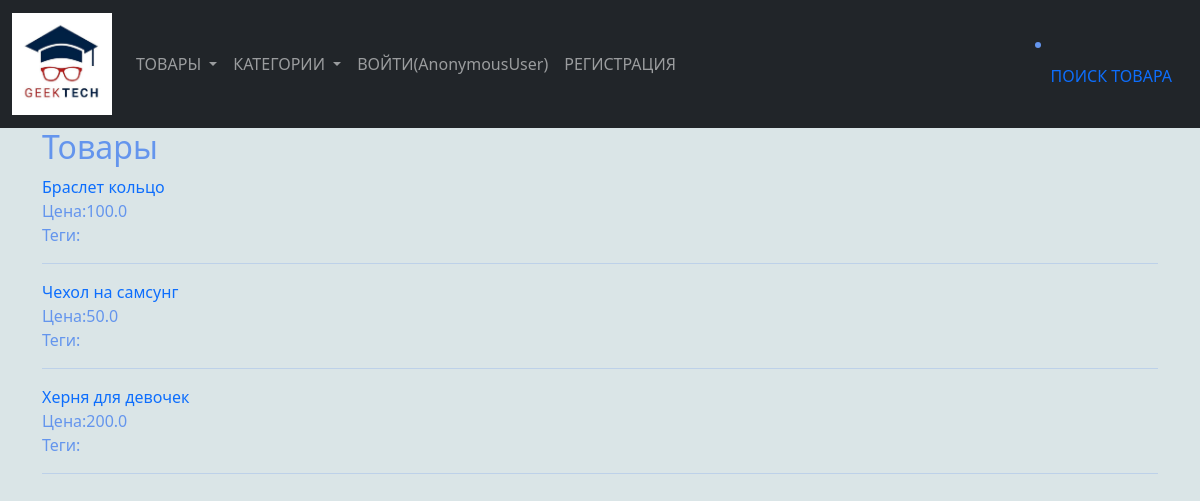
Before: /Category/8/ with the older database file.
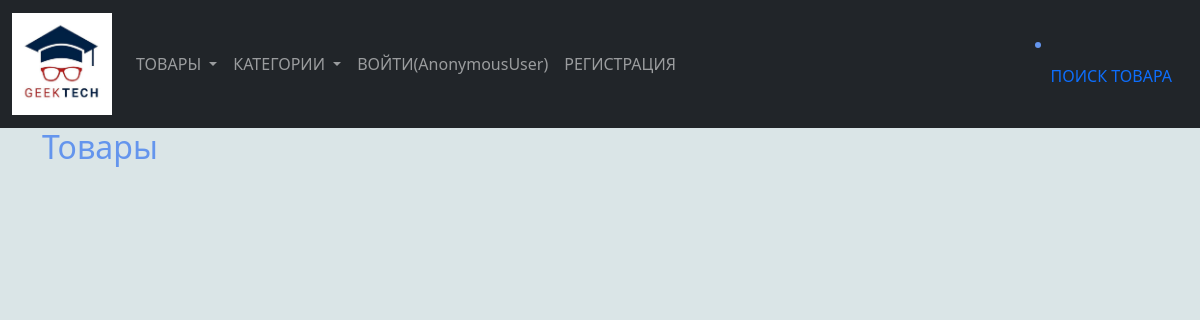
After: the same page with the newer database file.
### product/models.py (models this page shows, shortened)
class Products(models.Model):
    title = models.CharField(max_length=100, verbose_name="Заголовок")
    description = models.TextField(null=True,blank=True,verbose_name="Описание")
    price = models.FloatField(verbose_name="Цена")
    category = models.ForeignKey(Category,on_delete=models.CASCADE,verbose_name="Категория")
    tags = models.ManyToManyField(Tag, blank=True,verbose_name="Теги")
    class Meta:
        verbose_name = "Продукт"
        verbose_name_plural = "Продукты"

### product/views.py (the view)
# urls.py: path("Category/<int:Category_id>/",views.category_vievs),
def category_vievs(request,Category_id):
    prod = Products.objects.filter(category_id=Category_id)
    category = Category.objects.all()
    produts = Products.objects.all()
    data = {
        "product_list": prod,
        "Category_list": category,
        "Product_list": produts
    }
    return render(request, "item.html", context=data)

### templates/item.html
{% extends "layout.html"%}
{% block content %}
<body>
<h2>Товары</h2>
{% for product in product_list%}
    <a href="/products/{{ product.id}}/"> {{ product.title}}</a><br/>
    <span>Цена:{{ product.price }}</span>
    <br>
    <span>Теги:{%for tag in product.tags.all %} {{ tag.name }}{%endfor%}</span>
    <hr/>
{% endfor %}
</body>
{%endblock%}

Changed rows visible on the page:
removed Products: title "Браслет кольцо", price "100.0"
removed Products: title "Чехол на самсунг", price "50.0"
removed Products: title "Херня для девочек", price "200.0"
